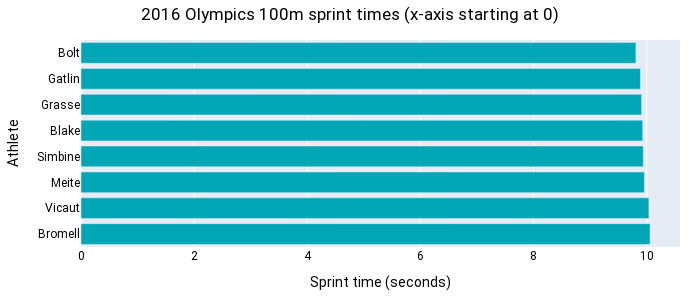

The code cell stored with this chart in its notebook:
### Code cell
# Create a baselined graph, where x axis starts at 0 (default plotly behaviour)
sprint_baselined = px.bar(
    sprint_times.loc[7:0], 
    y='athlete_surname', 
    x='time',
    orientation='h',
    title='2016 Olympics 100m sprint times (x-axis starting at 0)',
    color_discrete_sequence=['#00a6b6']*len(sprint_times.loc[7:0]),
    labels=dict(time="Sprint time (seconds)", athlete_surname="Athlete"),
)
sprint_baselined.update_layout(width=700, height=300,
                 font_family="Roboto",
                 font_color="black",
                 margin=dict(l=50, r=20, t=40,b=40), title_x=0.5)

sprint_baselined.show()

plotly.io.write_image(sprint_baselined, "output/sprints_0_x_axis.svg", width=700, height=300, scale=1)

### Figure 1 — Plotly figure (JSON) as saved in the notebook; plotly's stock layout.template omitted (floating-point values rounded to 4 significant figures)
{"data": [{"alignmentgroup": "True", "hovertemplate": "Sprint time (seconds)=%{x}<br>Athlete=%{y}<extra></extra>", "legendgroup": "", "marker": {"color": "#00a6b6", "pattern": {"shape": ""}}, "name": "", "offsetgroup": "", "orientation": "h", "showlegend": false, "textposition": "auto", "type": "bar", "x": [10.06, 10.04, 9.96, 9.94, 9.93, 9.91, 9.89, 9.81], "xaxis": "x", "y": ["Bromell", "Vicaut", "Meite", "Simbine", "Blake", "Grasse", "Gatlin", "Bolt"], "yaxis": "y"}], "layout": {"barmode": "relative", "font": {"color": "black", "family": "Roboto"}, "height": 300, "legend": {"tracegroupgap": 0}, "margin": {"b": 40, "l": 50, "r": 20, "t": 40}, "title": {"text": "2016 Olympics 100m sprint times (x-axis starting at 0)", "x": 0.5}, "width": 700, "xaxis": {"anchor": "y", "autorange": true, "domain": [0, 1], "range": [0, 10.59], "title": {"text": "Sprint time (seconds)"}, "type": "linear"}, "yaxis": {"anchor": "x", "autorange": true, "domain": [0, 1], "range": [-0.5, 7.5], "title": {"text": "Athlete"}, "type": "category"}}}
